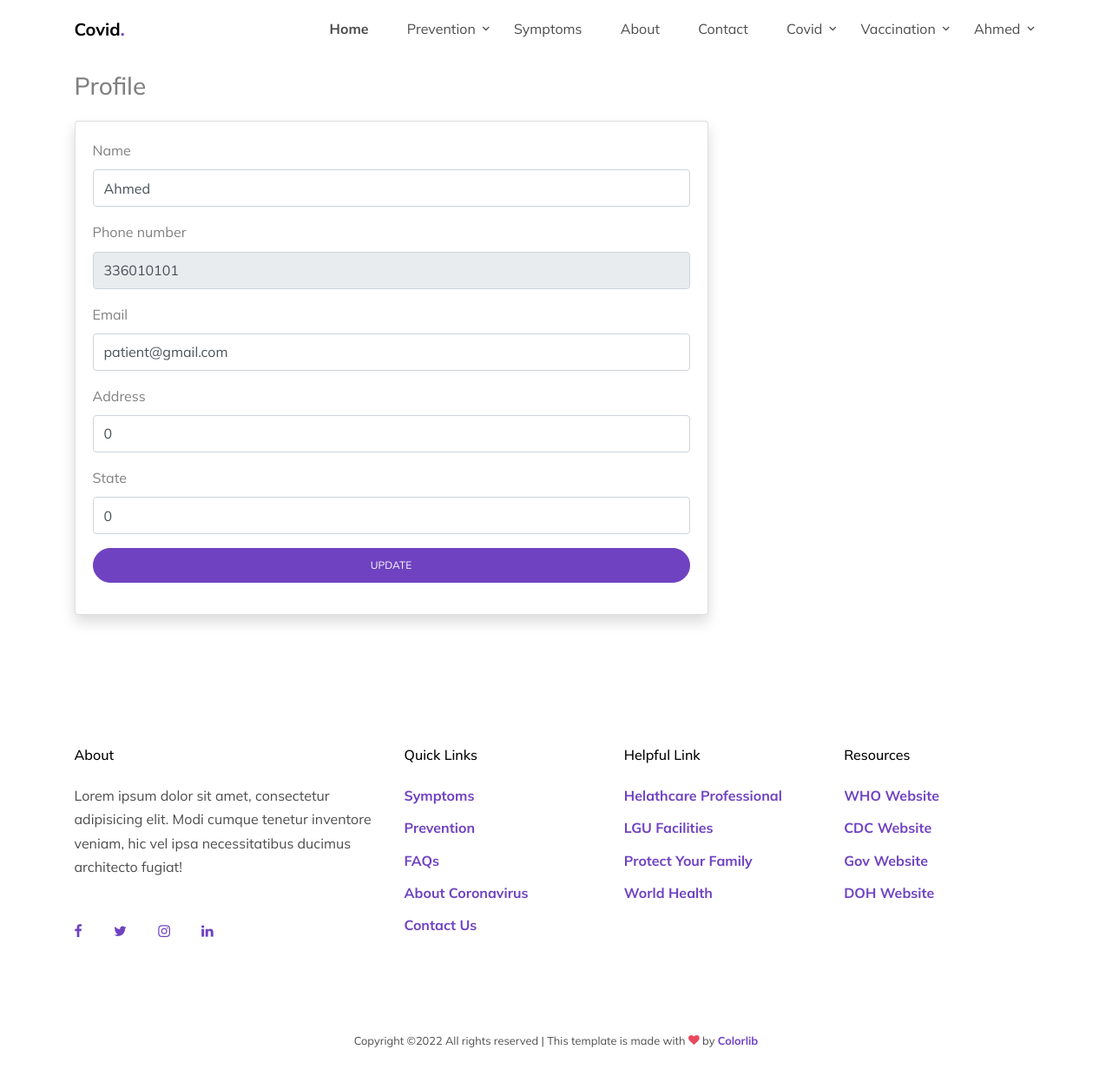
Page /profile.php (signed in) on the committed database.
### tables this page shows
CREATE TABLE `patient` (
  `pid` int(11) NOT NULL,
  `pname` varchar(20) NOT NULL,
  `pmobile` int(11) NOT NULL,
  `pgmail` varchar(20) NOT NULL,
  `ppass` varchar(20) NOT NULL,
  `pdob` date NOT NULL,
  `pcnic` int(13) NOT NULL,
  `paddress` int(50) NOT NULL,
  `pstate` int(50) NOT NULL
);

### profile.php (the view, shortened to what this page needs)
<?php include "header.php"; ?>
<br><br><br>
<div class="container">
    <h1 class="h3 mb-4 text-gray-800">Profile</h1>
    <form action="" method="post" name="adminprofile">
        <div class="row">
            <div class="col-lg-8">
                <div class="card shadow mb-4">
                    <?php
                    include "config.php";
                    $pid =$_SESSION["id"];
                    $ret = mysqli_query($conn,"SELECT * FROM `patient` WHERE `pid`='$pid';");
                    while ($row = mysqli_fetch_array($ret)) {
                    ?>
                    <div class="card-body">
                        <div class="form-group">
                            <label>Name</label>
                            <input type="text" class="form-control" name="pname" value="<?php echo $row['pname']; ?>"
                                required='true'>
                        </div>
                        <div class="form-group">
                            <label>Phone number</label>
                            <input type="text" class="form-control" name="pmobile" value="<?php echo $row['pmobile']; ?>"
                                readonly='true'>
                        </div>
                        <div class="form-group">
                            <label>Email</label>
                            <input type="email" class="form-control" name="pgmail" value="<?php echo $row['pgmail']; ?>"
                                required='true'>
                        </div>
                        <div class="form-group">
                            <label>Address</label>
                            <input type="text" class="form-control" name="paddress" value="<?php echo $row['paddress']; ?>"
                                required='true' maxlength='10'>
                        </div>
                        <div class="form-group">
                            <label>State</label>
                            <input type="text" class="form-control" name="pstate" value="<?php echo $row['pstate']; ?>"
                                required='true' maxlength='10'>
                        </div>
                        <?php } ?>
                        <div class="form-group">
                            <input type="submit" class="btn btn-primary btn-user btn-block" name="submit" id="update"
                                value="Update">
                        </div>
                    </div>
                </div>
            </div>
        </div>
    </form>
</div>
<?php include "footer.php"; ?>

### css/style.css (style rules this page uses)
html { overflow-x: hidden; }
body { line-height: 1.7; color: gray; font-weight: 400; font-size: 1rem; }
h1, h2, h3, h4, h5, .h1, .h2, .h3, .h4, .h5 { font-family: "Mulish", -apple-system, BlinkMacSystemFont, "Segoe UI", Roboto, "Helvetica Neue", Arial, "Noto Sans", sans-serif, "Apple Color Emoji", "Segoe UI Emoji", "Segoe UI Symbol", "Noto Color Emoji"; }
body:after { -webkit-transition: .3s all ease-in-out; -o-transition: .3s all ease-in-out; transition: .3s all ease-in-out; }
.btn { font-size: 12px; text-transform: uppercase; border-radius: 30px; padding: 10px 30px; }
.btn.btn-primary { background: #6f42c1; border-color: #6f42c1; color: #fff; }
.form-control { height: 43px; border-radius: 4px; font-family: "Mulish", -apple-system, BlinkMacSystemFont, "Segoe UI", Roboto, "Helvetica Neue", Arial, "Noto Sans", sans-serif, "Apple Color Emoji", "Segoe UI Emoji", "Segoe UI Symbol", "Noto Color Emoji"; }

### rows in the picture
patient: pname "Ahmed", pmobile "336010101", pgmail "patient@gmail.com", paddress "0", pstate "0"

### other values in the picture
$_SESSION['name'] "Ahmed"
